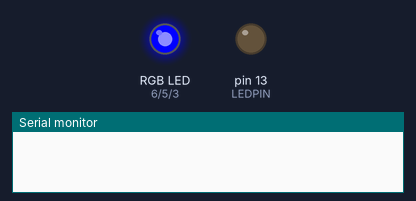
Recording of a sketch running on a simulated Arduino Uno, built with avr-gcc and run on an emulated ATmega328P. Shown: an RGB LED mixed from three pins (HIGH = lit), output pins drawn as LEDs (lit = HIGH), the last lines printed to the serial monitor. The modem accepts every AT command (registered, SIM ready, sends succeed) and sends nothing else.

Above: at 0.1 s.
At 3.1 s:
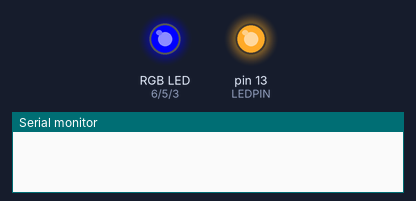
At 7.7 s:
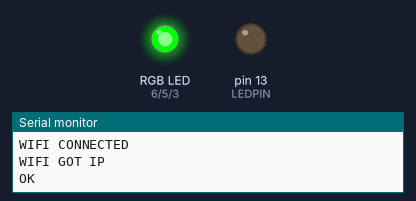
Timing chart, 0 to 9.2 s (numbered marks = the images above):
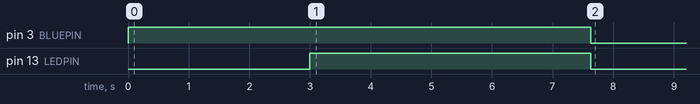

The sketch:

SETUP_WIFI_ESP8266.ino
```cpp
//#################################
//# WIFI RGB LED Strip Setup      #
//#################################
//# Author : Tobias Böse          #
//#                               #
//# This sketch is used for       #
//# setting up the ESP8266 to     #
//# connect to the specified WiFi.#
//#################################

//The following 2 values needs to be modifed!
String sSSID = "ATH0M3";        // WIFI SSID
String sPASS = "782099AT31";     // WIFI Passwort


#define SERIAL_TX_BUFFER_SIZE 256
#define SERIAL_RX_BUFFER_SIZE 256
#include <SoftwareSerial.h>

boolean debug = true;

SoftwareSerial esp8266Serial(10,11); //(RX=10,TX=11)

#define wifiSetup_OK 0
#define wifiSetup_ERROR 1

int wifiSetup_Error = 0;

#define LEDMODE_OFF 0
#define LEDMODE_ON 1
#define LEDMODE_BLINK 2
#define LEDPIN 13
#define REDPIN 6
#define GREENPIN 5
#define BLUEPIN 3

int ledValue=LOW;
int redValue = 0;
int blueValue = 0;
int greenValue = 0;
int ledMode=LEDMODE_OFF;
unsigned long ledNextPulse=0;
int ledPulseDuration = 500;

boolean wifiSetup();
void ledHandling();
void setLed(int p);
void setRGB(int red, int green, int blue);
String sendToEsp(String text, int timeout);

//--------------------------------------------------------------------------------------
void setup() {
  pinMode(LEDPIN,OUTPUT);
  pinMode(REDPIN, OUTPUT);
  pinMode(GREENPIN, OUTPUT);
  pinMode(BLUEPIN, OUTPUT);

  setRGB(0, 0, 255);

  Serial.begin(9600);
  esp8266Serial.begin(9600);
  esp8266Serial.setTimeout(5000);

  //----------------------------------
  // wait 3 sec
  delay (3000);

  setLed(HIGH);

  if (!wifiSetup()) {
    ledMode=LEDMODE_BLINK;
    setRGB(255, 0, 0);
  }
  else {
    setLed(LOW);
    setRGB(0, 255, 0);
    ledMode=LEDMODE_ON;
  }
}
//--------------------------------------------------------------------------
void loop() {
  ledHandling();
}

//----------------------------------------------------------------------
boolean wifiSetup() {
  // Set ESP8266 to client mode (connect to an existing AP)
  String response = sendToEsp(F("AT+CWMODE=1\r\n"), 500);
  // normal response AT+CWMODE=1 0x0D 0x0D 0x0A OK <crlf>
  if(response.indexOf(F("Error")) >= 0){
    return false;
  }

  //-------------------------------------------------------------------
  // reset ESP8266
  response = sendToEsp(F("AT+RST\r\n"), 2000);
  // normal response AT+RST 0xD 0xD 0xA 0xD 0xA OK 0xD 0xA 0xD 0xA ets Jan  ... ready 0xD 0xA
  if(response.indexOf(F("ready"))<0) {
    return false;
  }

  // ---------------------------------------------------------------
  // setting ssid and password

  String sCWJAP = "AT+CWJAP=\"" + sSSID + "\",\"" + sPASS + "\"\r\n";
  response = sendToEsp(sCWJAP, 2000);

  // normal response AT+CWJAP="<SSID>”,"<Passwort>" 0x0D 0x0D 0x0A 0x0D 0x0A OK 0x0D 0x0A

  if(response.indexOf(F("OK")) < 0) {
    return false;
  }

  return true;
}

/*
 * Led-Handling loop
 * -----------------
 * Takes care of setting the correct values for RGB and executes the blinking.
 */
void ledHandling() {
  if (ledMode == LEDMODE_OFF) setRGB(0, 0, 0);
  if (ledMode == LEDMODE_ON) setRGB(redValue, greenValue, blueValue);
  if (ledMode == LEDMODE_BLINK && millis() > ledNextPulse) {
    ledNextPulse = millis() + (unsigned long)ledPulseDuration;
    if (ledValue == LOW) {
      ledValue = HIGH;
      setRGB(redValue, greenValue, blueValue);
    }
    else {
      ledValue = LOW;
      setRGB(0,0,0);
    }
  }
}

/*
 * Set the Led value to either on (HIGH) or off (LOW).
 */
void setLed(int p) {
  digitalWrite(LEDPIN, p);
}

/*
 * Set the Red Green and Blue value for the RGB-Led.
 */
void setRGB(int red, int green, int blue) {
  analogWrite(REDPIN, red);
  analogWrite(BLUEPIN, blue);
  analogWrite(GREENPIN, green);
  redValue = red;
  greenValue = green;
  blueValue = blue;
}

/*
 * Send message to ESP8266 and directly read the response.
 */
String sendToEsp(String text, int timeout) {
  String response = "";
  esp8266Serial.print(text);

  long int time = millis();
  while (( time + timeout) > millis()) {
    while (esp8266Serial.available()) {
      char c = esp8266Serial.read();
      response += c;
    }
  }

  if (debug) {
    Serial.println(F("Message to ESP8266 :"));
    Serial.println(text);
    Serial.println(F("\nMessage from ESP8266 :"));
    Serial.println(response);
  }
  return response;
}
```
